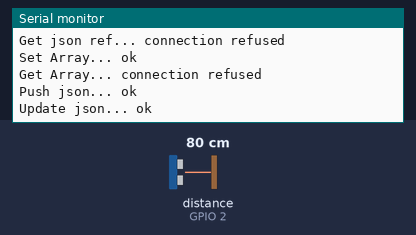
Simulated run of this sketch. Board: ESP32. Shown: the last lines printed to the serial monitor. Wiring (inferred from the names in the program): ultrasonic range finder: trigger GPIO 14; echo GPIO 2. The test bench sets the inputs (shaded band); at power-on: distance to the obstacle (sensor on GPIO 2) 80 cm. The echo pulse lasts 58.3 µs per cm; WiFi joins after 1.5 s; servers stay silent unless stated; the local clock reads 2024-03-15 10:24:30 at power-on unless the sketch sets it.

Above: at 2.7 s.
2.8 s: distance to the obstacle (sensor on GPIO 2) set to 2 cm
At 8.3 s:
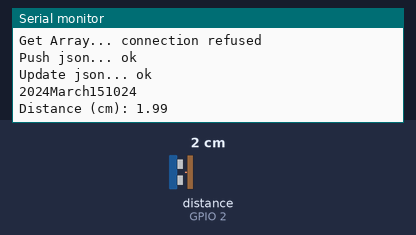
8.8 s: distance to the obstacle (sensor on GPIO 2) set to 4 cm
At 17.85 s:
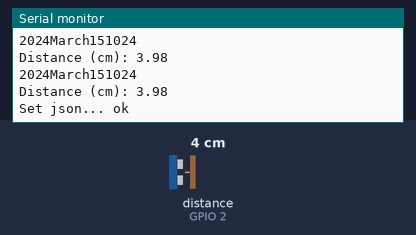
Timing chart, 0 to 19.4 s (numbered marks = the images above; inputs shaded):
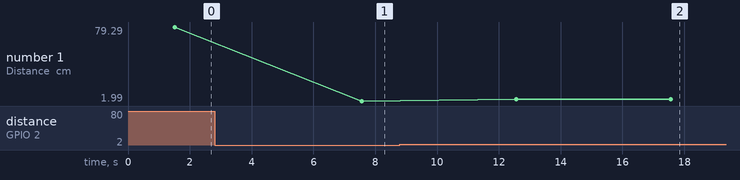

The sketch:

Eval01_P1.ino
```cpp
/*Aplicación sin FreeRTOS */
#if defined(ESP32)
#include <WiFi.h>
#elif defined(ESP8266)
#include <ESP8266WiFi.h>
#endif
#include <Firebase_ESP_Client.h>
#include <HTTPClient.h>
#include <time.h>

//Provide the token generation process info.
#include <addons/TokenHelper.h>

//Provide the RTDB payload printing info and other helper functions.
#include <addons/RTDBHelper.h>

/* 1. Define the WiFi credentials */
//#define WIFI_SSID "TP-Link_953A"
//#define WIFI_PASSWORD "52232473"
#define WIFI_SSID "INFINITUM_2.4_EXT"
#define WIFI_PASSWORD "Contraseña"

//For the following credentials, see examples/Authentications/SignInAsUser/EmailPassword/EmailPassword.ino

/* 2. Define the API Key */
#define API_KEY "AIzaSyCFY5e-awdYnE1QDdq6eT_7RqUUleALH-M"

/* 3. Define the RTDB URL */
#define DATABASE_URL "https://esp32-8235e-default-rtdb.firebaseio.com/" //<databaseName>.firebaseio.com or <databaseName>.<region>.firebasedatabase.app

/* 4. Define the user Email and password that alreadey registerd or added in your project */
#define USER_EMAIL "emilianosilva14@gmail.com"
#define USER_PASSWORD "Password"

const char WiFi_SSID[] = "INFINITUM_2.4_EXT"; //Red a la que se conecta
const char WiFi_PASSWORD[] = "Contraseña"; // Contraseña

//Define Firebase Data object
FirebaseData fbdo;
FirebaseAuth auth;
FirebaseConfig config;

unsigned long sendDataPrevMillis = 0;
unsigned long count = 0;


/*----------------------------------------*/
const char* ntpServer = "pool.ntp.org";
const long gmtOffset_sec = 0;
const int daylightOffset_sec = 3600;
/*----------------------------------------*/

/*--------------Ultrasónico------------ */
#define SOUND_SPEED 0.034
#define CM_TO_INCH 0.393701

const int trigPin = 14;
const int echoPin = 2;

long duration;
float distanceCm;
float distanceInch;
/*----------------------------------------*/

/*------------------Fecha---------------- */
String fecha = "0";
/*----------------------------------------*/

/*----------------------------------------*/
void GetDate(void);
void ReadUltrasonico(void);
void FireBase(void);
/*----------------------------------------*/

// Variable de control
int control = 0;

void setup()
{
  Serial.begin(115200);   // Baudios
  WiFi.begin(WiFi_SSID, WiFi_PASSWORD);   // Conecta a WiFi
  Serial.println("Connecting");
  while(WiFi.status() != WL_CONNECTED) {
    delay(500);
    Serial.print(".");
  }
  control = 1;
  Serial.println("");
  Serial.print("Conectando con la siguiente dirección IP: ");
  Serial.println(WiFi.localIP());
  pinMode(trigPin, OUTPUT); // Configuración de
  pinMode(echoPin, INPUT); // Configuración de echo
  digitalWrite(trigPin, LOW);

    Serial.printf("Firebase Client v%s\n\n", FIREBASE_CLIENT_VERSION);

    /* Assign the api key (required) */
    config.api_key = API_KEY;

    /* Assign the user sign in credentials */
    auth.user.email = USER_EMAIL;
    auth.user.password = USER_PASSWORD;

    /* Assign the RTDB URL (required) */
    config.database_url = DATABASE_URL;

    /* Assign the callback function for the long running token generation task */
    config.token_status_callback = tokenStatusCallback; //see addons/TokenHelper.h

    //Or use legacy authenticate method
    //config.database_url = DATABASE_URL;
    //config.signer.tokens.legacy_token = "<database secret>";

    Firebase.begin(&config, &auth);

    //Comment or pass false value when WiFi reconnection will control by your code or third party library
    Firebase.reconnectWiFi(true);

  }


void loop()
{
        while(1){
          GetDate();
          ReadUltrasonico();
          FireBase();
          delay(5000);
        }
}

void GetDate(void) {
  struct tm timeinfo;
  // Init and get the time
  configTime(gmtOffset_sec, daylightOffset_sec, ntpServer);
  if(!getLocalTime(&timeinfo)){
    Serial.println("Failed to obtain time");
    return;
  }

  char timeYear[5];
  strftime(timeYear,5, "%Y", &timeinfo);
  char timeMonth[15];
  strftime(timeMonth,15, "%B", &timeinfo);
  char timeDay[10];
  strftime(timeDay,10, "%d", &timeinfo);
  char timeHour[3];
  strftime(timeHour,3, "%H", &timeinfo);
  char timeMin[3];
  strftime(timeMin,3, "%M", &timeinfo);
  fecha = String(timeYear)+String(timeMonth)+String(timeDay)+String(timeHour)+String(timeMin);
  Serial.println(fecha);
}

void ReadUltrasonico(void){

  // Clears the trigPin (Limpia el trigger)
  digitalWrite(trigPin, LOW);
  delayMicroseconds(2);
  // Sets the trigPin on HIGH state for 10 micros (Establece el trigger en ALTO durante 10 ms)
  digitalWrite(trigPin, HIGH);
  delayMicroseconds(10);
  digitalWrite(trigPin, LOW);
  // Reads the echoPin, returns the sound wave trigg (Lee el echo, regresa la onda)
  duration = pulseIn(echoPin, HIGH);

  // Calculate the distance
  distanceCm = duration * SOUND_SPEED/2;

  // Prints the distance in the Serial Monitor
  Serial.print("Distance (cm): ");
  Serial.println(distanceCm);
}

void FireBase(void) {
    if (Firebase.ready() && (millis() - sendDataPrevMillis > 15000 || sendDataPrevMillis == 0))
    {
        sendDataPrevMillis = millis();

        FirebaseJson json;
        json.setDoubleDigits(3);
        json.add("value", count);

        Serial.printf("Set json... %s\n", Firebase.RTDB.setJSON(&fbdo, "/test/json", &json) ? "ok" : fbdo.errorReason().c_str());

        Serial.printf("Get json... %s\n", Firebase.RTDB.getJSON(&fbdo, "/test/json") ? fbdo.to<FirebaseJson>().raw() : fbdo.errorReason().c_str());

        FirebaseJson jVal;
        Serial.printf("Get json ref... %s\n", Firebase.RTDB.getJSON(&fbdo, "/test/json", &jVal) ? jVal.raw() : fbdo.errorReason().c_str());

        FirebaseJsonArray arr;
        arr.setFloatDigits(2);
        arr.setDoubleDigits(4);
        arr.add("DistanciaCm:", distanceCm,"DistanciaPulg:", distanceInch,"Fecha Y hora:", fecha); // Aquí se le agregan las variables a mandar a la base de datos

        Serial.printf("Set Array... %s\n", Firebase.RTDB.setArray(&fbdo, "/test/Array", &arr) ? "ok" : fbdo.errorReason().c_str());

        Serial.printf("Get Array... %s\n", Firebase.RTDB.getArray(&fbdo, "/test/Array") ? fbdo.to<FirebaseJsonArray>().raw() : fbdo.errorReason().c_str());

        Serial.printf("Push json... %s\n", Firebase.RTDB.pushJSON(&fbdo, "/test/push", &json) ? "ok" : fbdo.errorReason().c_str());

        json.set("value", count + 0.29745);
        Serial.printf("Update json... %s\n\n", Firebase.RTDB.updateNode(&fbdo, "/test/push/" + fbdo.pushName(), &json) ? "ok" : fbdo.errorReason().c_str());

        count++;
    }
}
```

Measured:
- after the input at 2.8 s, the serial monitor: prints a new line after 4.8 s (image 1)
- after the input at 8.8 s, the serial monitor: prints a new line after 3.8 s (image 2)
- plotted number 1: 79.29 → 1.99 after the input at 2.8 s, 1.99 → 3.98 after the input at 8.8 s
